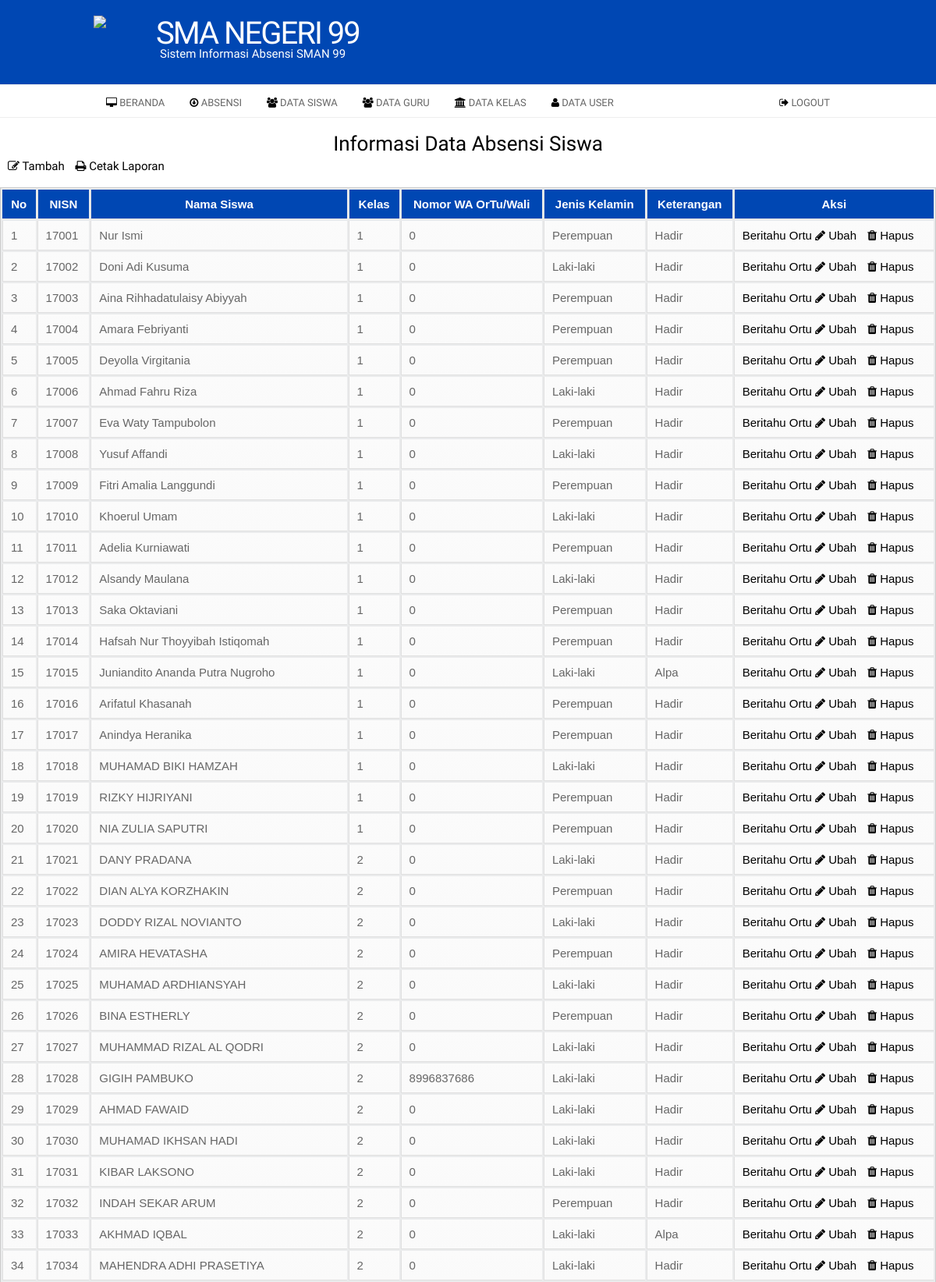
/index.php?page=siswa (signed in, upper part), run on the app's committed database.
### tables this page shows
CREATE TABLE `tb_siswa` (
  `id` int(11) NOT NULL,
  `nisn` int(15) NOT NULL,
  `nama` varchar(50) NOT NULL,
  `kelas` varchar(50) NOT NULL,
  `nomorhp` bigint(15) NOT NULL,
  `jenis_kelamin` enum('Laki-laki','Perempuan') NOT NULL,
  `keterangan` enum('Hadir','Sakit','Izin','Alpa') NOT NULL
);

### page/admin/siswa/siswa.php (the view, shortened to what this page needs)
<h2 align="center">Informasi Data Absensi Siswa</h2>
<a class="tambah" href="?page=siswa&aksi=tambah"><i class="fa fa-edit fa"></i> Tambah</a>
<a class="cetak" href="./laporan/laporan_siswa.php"><i class="fa fa-print fa"></i> Cetak Laporan</a>
<link rel="stylesheet" type="text/css" href="assets/css/tabel.css"/>
<div align="center"><br>
                            <table>
                                    <thead>
                                        <tr>
                                            <th>No</th>
                                            <th>NISN</th>
                                            <th>Nama Siswa</th>
                                            <th>Kelas</th>
                                            <th>Nomor WA OrTu/Wali</th>
                                            <th>Jenis Kelamin</th>
                                            <th>Keterangan</th>
                                            <th>Aksi</th>
                                        </tr>
                                    </thead>
                                    <tbody>
                                        <?php
                                            $no = 1;
                                            $sql = $koneksi->query("select * from tb_siswa");
                                            while ($data = $sql->fetch_assoc()) {
                                        ?>
                                        <tr>
                                            <td><?php echo $no++; ?></td>
                                            <td><?php echo $data['nisn'];?></td>
                                            <td><?php echo $data['nama'];?></td>
                                            <td><?php echo $data['kelas'];?></td>
                                            <td><?php echo $data['nomorhp'];?></td>
                                            <td><?php echo $data['jenis_kelamin'];?></td>
                                            <td><?php echo $data['keterangan'];?></td>
                                            <td>
                                                <?php
                                                $siswa=urlencode($data['nama']);
                                                $klas=urlencode($data['kelas']);
                                                $attend=urlencode($data['keterangan']);
                                                ?>
                                                <a href="https://wa.me/62<?php echo $data['nomorhp'];?>?text=Yang%20terhormat%20Bapak%2FIbu%20Orang%20Tua%2FWali%20dari%20%2A<?php echo $siswa?>%2A%20kelas%20%2A<?php echo $klas?>%2A%20bahwa%20yang%20bersangkutan%20telah%20<?php echo $attend?>%20pada%20hari%20ini.%0A%2ASMAN%2099%2A" target="_blank"> Beritahu Ortu</a>
                                                <a href="?page=siswa&aksi=ubah&id=<?php echo $data['id']; ?>" ><i class="fa fa-pencil fa"></i> Ubah</a>
                                                <a onclick="return confirm('Anda Yakin Ingin Menghapus Siswa Ini ?')" href="?page=siswa&aksi=hapus&id=<?php echo $data['id']; ?>" ><i class="fa fa-trash fa" style="margin-left: 10px;"></i> Hapus</a>
                                            </td>
                                        </tr>
                                        <?php } ?>
                                    </tbody>
                                </table>
                              </div>
                     </div>

### assets/css/style.css (style rules this page uses)
* { box-sizing: border-box; }
body { font-family: 'arial'; padding: 10px; }

### assets/css/custom.css (style rules this page uses)
body { background: #fff; margin:0; padding:0; font-family: 'Pontano Sans', Arial, Helvetica, sans-serif; font-size: 15px; color: #666; }
* { margin:0; padding:0; }
table { width: 100%; text-align: left; }
th, td { padding: 10px 10px; }
th { color: #666; background: #ccc none repeat-x scroll left top; }
td { border-bottom: 1px solid #ccc; }
a { color: #000; }
h2 { color: #000; font-size: 26px; letter-spacing: 0px; font-weight: normal; padding: 0 0 5px; margin: 0; font-family: 'Pontano Sans', Arial, sans-serif; }

### assets/css/tabel.css (style rules this page uses)
table { font-family: Arial, Helvetica; background: #eaebec; border: 1px solid #ccc; width: 100%; }
table th { color: white; padding: 10px; border-left: 1px solid #e0e0e0; border-bottom: 1px solid #e0e0e0; background: #0047b3; }
table th:first-child { border-left: none; }
table tr { text-align: center; padding-left: 20px; }
table td { text-align: left; padding: 10px; width: border-top: 1px solid #ffffff; border-bottom: 1px solid #e0e0e0; border-left: 1px solid #e0e0e0; background: #fafafa; background: -webkit-gradient(linear, left top, left bottom, from(#fbfbfb), to(#fafafa)); background: -moz-linear-gradient(top, #fbfbfb, #fafafa); }

### page/admin/siswa/siswa.php (style rules this page uses)
a { text-decoration: none; }
.tambah { text-decoration: none; margin-left: 10px; }
.cetak { text-decoration: none; margin-left: 10px; }

### data on the page
tb_siswa: nisn "17001", nama "Nur Ismi", kelas "1", nomorhp "0", jenis_kelamin "Perempuan", keterangan "Hadir"
tb_siswa: nisn "17002", nama "Doni Adi Kusuma", kelas "1", nomorhp "0", jenis_kelamin "Laki-laki", keterangan "Hadir"
tb_siswa: nisn "17003", nama "Aina Rihhadatulaisy Abiyyah", kelas "1", nomorhp "0", jenis_kelamin "Perempuan", keterangan "Hadir"
tb_siswa: nisn "17004", nama "Amara Febriyanti", kelas "1", nomorhp "0", jenis_kelamin "Perempuan", keterangan "Hadir"
tb_siswa: nisn "17005", nama "Deyolla Virgitania", kelas "1", nomorhp "0", jenis_kelamin "Perempuan", keterangan "Hadir"
tb_siswa: nisn "17006", nama "Ahmad Fahru Riza", kelas "1", nomorhp "0", jenis_kelamin "Laki-laki", keterangan "Hadir"
tb_siswa: nisn "17007", nama "Eva Waty Tampubolon", kelas "1", nomorhp "0", jenis_kelamin "Perempuan", keterangan "Hadir"
tb_siswa: nisn "17008", nama "Yusuf Affandi", kelas "1", nomorhp "0", jenis_kelamin "Laki-laki", keterangan "Hadir"
tb_siswa: nisn "17009", nama "Fitri Amalia Langgundi", kelas "1", nomorhp "0", jenis_kelamin "Perempuan", keterangan "Hadir"
tb_siswa: nisn "17010", nama "Khoerul Umam", kelas "1", nomorhp "0", jenis_kelamin "Laki-laki", keterangan "Hadir"
tb_siswa: nisn "17011", nama "Adelia Kurniawati", kelas "1", nomorhp "0", jenis_kelamin "Perempuan", keterangan "Hadir"
tb_siswa: nisn "17012", nama "Alsandy Maulana", kelas "1", nomorhp "0", jenis_kelamin "Laki-laki", keterangan "Hadir"
tb_siswa: nisn "17013", nama "Saka Oktaviani", kelas "1", nomorhp "0", jenis_kelamin "Perempuan", keterangan "Hadir"
tb_siswa: nisn "17014", nama "Hafsah Nur Thoyyibah Istiqomah", kelas "1", nomorhp "0", jenis_kelamin "Perempuan", keterangan "Hadir"
tb_siswa: nisn "17015", nama "Juniandito Ananda Putra Nugroho", kelas "1", nomorhp "0", jenis_kelamin "Laki-laki", keterangan "Alpa"
tb_siswa: nisn "17016", nama "Arifatul Khasanah", kelas "1", nomorhp "0", jenis_kelamin "Perempuan", keterangan "Hadir"
tb_siswa: nisn "17017", nama "Anindya Heranika", kelas "1", nomorhp "0", jenis_kelamin "Perempuan", keterangan "Hadir"
tb_siswa: nisn "17018", nama "MUHAMAD BIKI HAMZAH", kelas "1", nomorhp "0", jenis_kelamin "Laki-laki", keterangan "Hadir"
tb_siswa: nisn "17019", nama "RIZKY HIJRIYANI", kelas "1", nomorhp "0", jenis_kelamin "Perempuan", keterangan "Hadir"
tb_siswa: nisn "17020", nama "NIA ZULIA SAPUTRI", kelas "1", nomorhp "0", jenis_kelamin "Perempuan", keterangan "Hadir"
tb_siswa: nisn "17021", nama "DANY PRADANA", kelas "2", nomorhp "0", jenis_kelamin "Laki-laki", keterangan "Hadir"
tb_siswa: nisn "17022", nama "DIAN ALYA KORZHAKIN", kelas "2", nomorhp "0", jenis_kelamin "Perempuan", keterangan "Hadir"
tb_siswa: nisn "17023", nama "DODDY RIZAL NOVIANTO", kelas "2", nomorhp "0", jenis_kelamin "Laki-laki", keterangan "Hadir"
tb_siswa: nisn "17024", nama "AMIRA HEVATASHA", kelas "2", nomorhp "0", jenis_kelamin "Perempuan", keterangan "Hadir"
tb_siswa: nisn "17025", nama "MUHAMAD ARDHIANSYAH", kelas "2", nomorhp "0", jenis_kelamin "Laki-laki", keterangan "Hadir"
tb_siswa: nisn "17026", nama "BINA ESTHERLY", kelas "2", nomorhp "0", jenis_kelamin "Perempuan", keterangan "Hadir"
tb_siswa: nisn "17027", nama "MUHAMMAD RIZAL AL QODRI", kelas "2", nomorhp "0", jenis_kelamin "Laki-laki", keterangan "Hadir"
tb_siswa: nisn "17028", nama "GIGIH PAMBUKO", kelas "2", nomorhp "8996837686", jenis_kelamin "Laki-laki", keterangan "Hadir"
tb_siswa: nisn "17029", nama "AHMAD FAWAID", kelas "2", nomorhp "0", jenis_kelamin "Laki-laki", keterangan "Hadir"
tb_siswa: nisn "17030", nama "MUHAMAD IKHSAN HADI", kelas "2", nomorhp "0", jenis_kelamin "Laki-laki", keterangan "Hadir"
tb_siswa: nisn "17031", nama "KIBAR LAKSONO", kelas "2", nomorhp "0", jenis_kelamin "Laki-laki", keterangan "Hadir"
tb_siswa: nisn "17032", nama "INDAH SEKAR ARUM", kelas "2", nomorhp "0", jenis_kelamin "Perempuan", keterangan "Hadir"
tb_siswa: nisn "17033", nama "AKHMAD IQBAL", kelas "2", nomorhp "0", jenis_kelamin "Laki-laki", keterangan "Alpa"
tb_siswa: nisn "17034", nama "MAHENDRA ADHI PRASETIYA", kelas "2", nomorhp "0", jenis_kelamin "Laki-laki", keterangan "Hadir"
